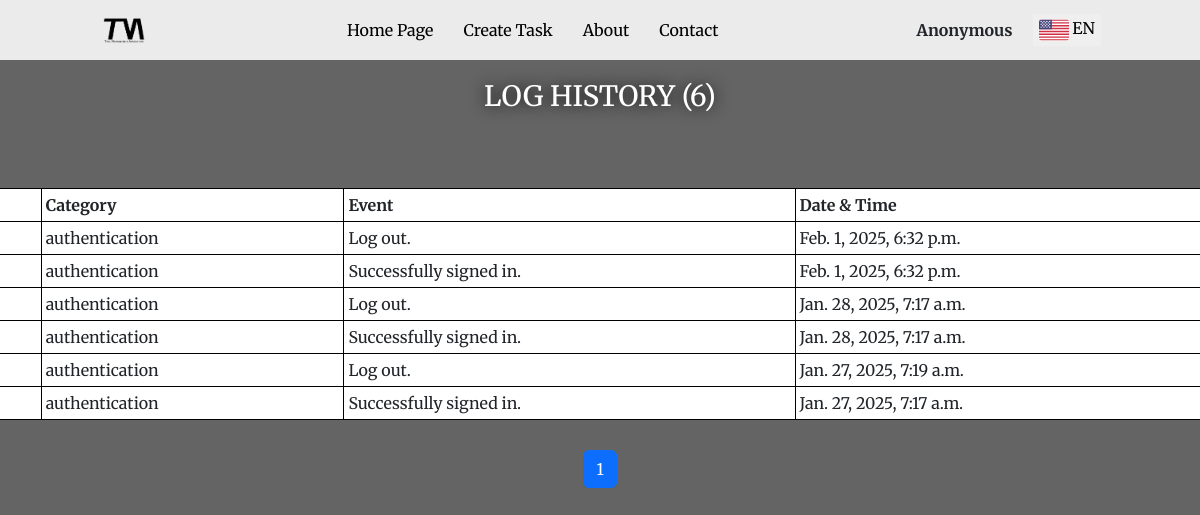
Page /log/ (signed in) on the earlier database version.
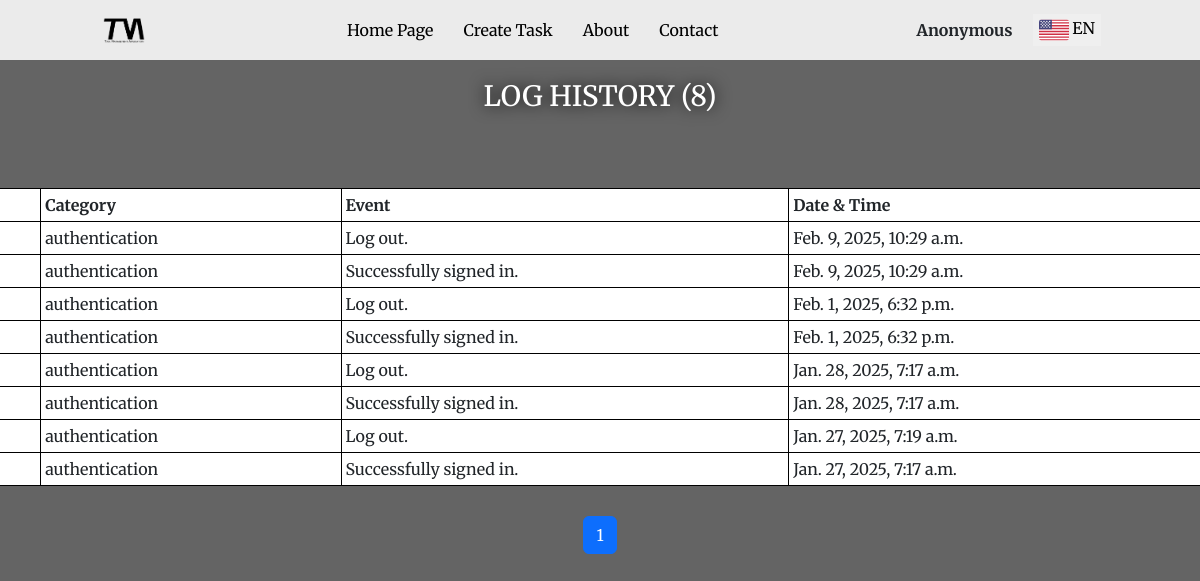
Same page on the later database version.
### tasks/models.py (models this page shows, shortened)
class LogHistory(models.Model):
    LOG_CATEGORIES = [('create','Create'), ('update','Update'), ('delete','Delete'), ('error','Error'), ('authentication','Authentication')]
    user = models.ForeignKey(User, on_delete=models.CASCADE) # related_name='user'
    category = models.CharField(choices=LOG_CATEGORIES, max_length=16)
    event = models.TextField()
    datentime = models.DateTimeField(auto_now_add=True)

### tasks/views.py (the view)
# urls.py: path('log/', tasks_view.log, name='log'),
def log(request):
    current_language = request.GET.get('lang') or 'english'
    if request.user.is_authenticated:
        count_of_events = LogHistory.objects.filter(user=request.user).count()
    else:
        count_of_events = 0
    auth_stat = request.user.is_authenticated
    log_of_user = LogHistory.objects.filter(user=request.user).order_by('-datentime')
    if request.user.is_authenticated:
        if request.user.first_name or request.user.last_name:
            nickname = f'{request.user.first_name} {request.user.last_name}'
        else:
            nickname = 'Anonymous'
    else:
        nickname = 'Guest'
    last_page = count_of_events // 10
    pages = []
    if count_of_events % 10 > 0:
        last_page += 1
    for index in range(1, last_page+1):
            pages.append(index)
    if count_of_events == 0:
        log_of_user = False
        last_page = 1
        pages = [1]
        events_of_page = []
    else:
        if request.GET.get('page'):
            page_number = int(request.GET.get('page'))
            first_index_of_the_page = (page_number-1)*10
            final_index_of_the_page = 10*page_number-1
            if final_index_of_the_page >= count_of_events:
                final_index_of_the_page = count_of_events-1
            events_of_page = []
            for i in range(first_index_of_the_page, final_index_of_the_page+1):
                events_of_page.append(log_of_user[i])
        else:
            page_number = 1
            first_index_of_the_page = 0
            final_index_of_the_page = 9
            if final_index_of_the_page >= count_of_events:
                final_index_of_the_page = count_of_events-1
            events_of_page = []
            for i in range(first_index_of_the_page, final_index_of_the_page+1):
                events_of_page.append(log_of_user[i])
    context = {
        'user': nickname,
        'auth_stat': auth_stat,
        'current_language': current_language,
        'log': events_of_page,
        'pages': pages,
        'count': count_of_events,
        'is_nav': True,
    }
    return render(request, 'tasks/log.html', context)

### templates/tasks/log.html (shortened to what this page needs)
{% extends '../base/layout.html' %}
{% load static %}
{% block content %}
    <div style="background-color: rgb(100,100,100); min-height: 850px;">
        <h3 class="form_headers">
            {% if current_language == 'english' %}
                LOG HISTORY ({{count}})
            {% elif current_language == 'azerbaijani' %}
                FƏALİYYƏT TARİXİ ({{count}})
            {% elif current_language == 'turkish' %}
                FAALİYET GEÇMİŞİ ({{count}})
            {% elif current_language == 'russian' %}
                ИСТОРИЯ ЖУРНАЛА ({{count}})
            {% else %}
                LOG HISTORY ({{count}})
            {% endif %}
        </h3>
        <br>
        <div style="display: flex; justify-content: center; align-items: center; flex-direction: column;">
            <table class="list_view_table">
                <tr>
                    <th class="table_cell"> № </th>
                    <th class="table_cell"> {% if current_language == 'english' %} Category {% elif current_language == 'azerbaijani' %} Kateqoriya {% elif current_language == 'turkish' %} Kategori {% elif current_language == 'russian' %} Категория {% else %} Category {% endif %} </th>
                    <th class="table_cell"> {% if current_language == 'english' %} Event {% elif current_language == 'azerbaijani' %} Hadisə {% elif current_language == 'turkish' %} Aktivite {% elif current_language == 'russian' %} Событие {% else %} Event {% endif %} </th>
                    <th class="table_cell"> {% if current_language == 'english' %} Date & Time {% elif current_language == 'azerbaijani' %} Gün & Saat {% elif current_language == 'turkish' %} Tarih & Saat {% elif current_language == 'russian' %} Дата и Время {% else %} Date & Time {% endif %} </th>
                </tr>
                {% if log %}
                    {% for row in log %}
                        <tr id={{row.id}}>
                            <td class="table_cell"> {{ row.id }}  </td>
                            <td class="table_cell"> {{ row.category }}  </td>
                            <td class="table_cell"> {{ row.event }}  </td>
                            <td class="table_cell"> {{ row.datentime }}  </td>
                        </tr>
                    {% endfor %}
                {% endif %}
            </table>
            <nav aria-label="Page navigation example" style="margin-top: 30px;">
                <ul class="pagination justify-content-center" id="logPagination_list" name="{{pages}}">
                    {% for number in pages %}
                        <li class="page-item">
                            <a class="page-link" href="" id="log_pg_btn_{{number}}" name="{{number}}" onclick="paginationLog(this)"> {{ number }} </a>
                        </li>
                    {% endfor %}
                </ul>
            </nav>
        </div>
    </div>
{% endblock %}

Differences in the rows shown:
added LogHistory: category "authentication", event "Log out.", datentime "Feb. 9, 2025, 10:29 a.m."
added LogHistory: category "authentication", event "Successfully signed in.", datentime "Feb. 9, 2025, 10:29 a.m."
Other differences:
{{ count }}: "6" → "8"
